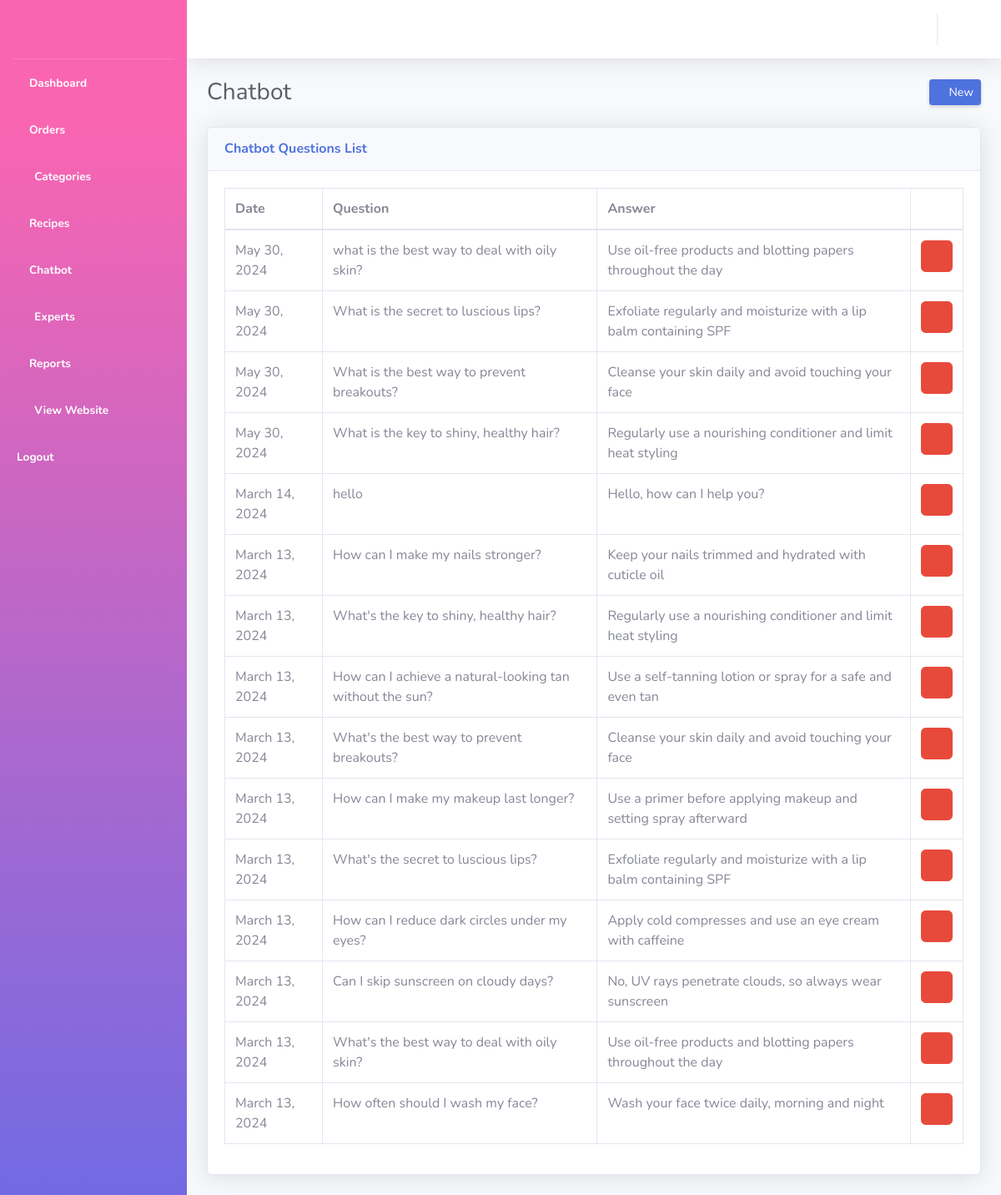
The app's page /dashboard/chatbot-list/ with its own data.
### store/models.py (models this page shows, shortened)
class Chatbot(models.Model):
    question = models.CharField(max_length=255)
    answer = models.TextField()
    date = models.DateField(auto_now_add=True)
    class Meta:
        managed = True
        db_table = 'chatbot'

### dashboard/views.py (the view)
# urls.py: path('chatbot-list/', views.chatbot_list, name="chatbot_list"),
def chatbot_list(request):
    if request.method == "POST":
        item_id = request.POST['item_id']
        Chatbot.objects.filter(id=item_id).delete()
    chatbots = Chatbot.objects.all().order_by('-id')
    return render(request, 'chatbot_list.html', { 'chatbots': chatbots })

### store/context_processor.py (called while the page is built)
def categories_processor(request):
    categories = Categories.objects.all()
    return {'categories': categories}

### dashboard/templates/chatbot_list.html (shortened to what this page needs)
{% extends "dashboard_base.html" %}
{% block content %}
{% load static %}
{% static "" as baseUrl %}
<div class="d-sm-flex align-items-center justify-content-between mb-4">
    <h1 class="h3 mb-0 text-gray-800">Chatbot</h1>
    <a href="/dashboard/new-chatbot" class="d-none d-sm-inline-block btn btn-sm btn-primary shadow-sm"><i class="fa fa-plus"></i> New</a>
</div>
<div class="card shadow mb-4">
    <div class="card-header py-3">
        <h6 class="m-0 font-weight-bold text-primary">Chatbot Questions List</h6>
    </div>
    <div class="card-body">
        <div class="table-responsive">
            <table class="table table-bordered" id="dataTable" width="100%" cellspacing="0">
                <thead>
                    <tr>
                        <th>Date</th>
                        <th>Question</th>
                        <th>Answer</th>
                        <th></th>
                    </tr>
                </thead>
                <tbody>
                    {% if chatbots %}
                    {% for item in chatbots %}
                    <tr>
                        <td>{{ item.date }}</td>
                        <td>{{ item.question }}</td>
                        <td>{{ item.answer }}</td>
                        <td>
                            <form method="post" onsubmit="return deleteItem()">
                                <button type="submit" class="btn btn-danger"><i class="fa fa-trash"></i></button>
                            </form>
                        </td>
                    </tr>
                    {% endfor %}
                    {% endif %}
                </tbody>
            </table>
        </div>
    </div>
    {% endblock %}

### records on screen
Chatbot: date "May 30, 2024", question "what is the best way to deal with oily skin?", answer "Use oil-free products and blotting papers throughout the day"
Chatbot: date "May 30, 2024", question "What is the secret to luscious lips?", answer "Exfoliate regularly and moisturize with a lip balm containing SPF"
Chatbot: date "May 30, 2024", question "What is the best way to prevent breakouts?", answer "Cleanse your skin daily and avoid touching your face"
Chatbot: date "May 30, 2024", question "What is the key to shiny, healthy hair?", answer "Regularly use a nourishing conditioner and limit heat styling"
Chatbot: date "March 14, 2024", question "hello", answer "Hello, how can I help you?"
Chatbot: date "March 13, 2024", question "How can I make my nails stronger?", answer "Keep your nails trimmed and hydrated with cuticle oil"
Chatbot: date "March 13, 2024", question "What's the key to shiny, healthy hair?", answer "Regularly use a nourishing conditioner and limit heat styling"
Chatbot: date "March 13, 2024", question "How can I achieve a natural-looking tan without the sun?", answer "Use a self-tanning lotion or spray for a safe and even tan"
Chatbot: date "March 13, 2024", question "What's the best way to prevent breakouts?", answer "Cleanse your skin daily and avoid touching your face"
Chatbot: date "March 13, 2024", question "How can I make my makeup last longer?", answer "Use a primer before applying makeup and setting spray afterward"
Chatbot: date "March 13, 2024", question "What's the secret to luscious lips?", answer "Exfoliate regularly and moisturize with a lip balm containing SPF"
Chatbot: date "March 13, 2024", question "How can I reduce dark circles under my eyes?", answer "Apply cold compresses and use an eye cream with caffeine"
Chatbot: date "March 13, 2024", question "Can I skip sunscreen on cloudy days?", answer "No, UV rays penetrate clouds, so always wear sunscreen"
Chatbot: date "March 13, 2024", question "What's the best way to deal with oily skin?", answer "Use oil-free products and blotting papers throughout the day"
Chatbot: date "March 13, 2024", question "How often should I wash my face?", answer "Wash your face twice daily, morning and night"
